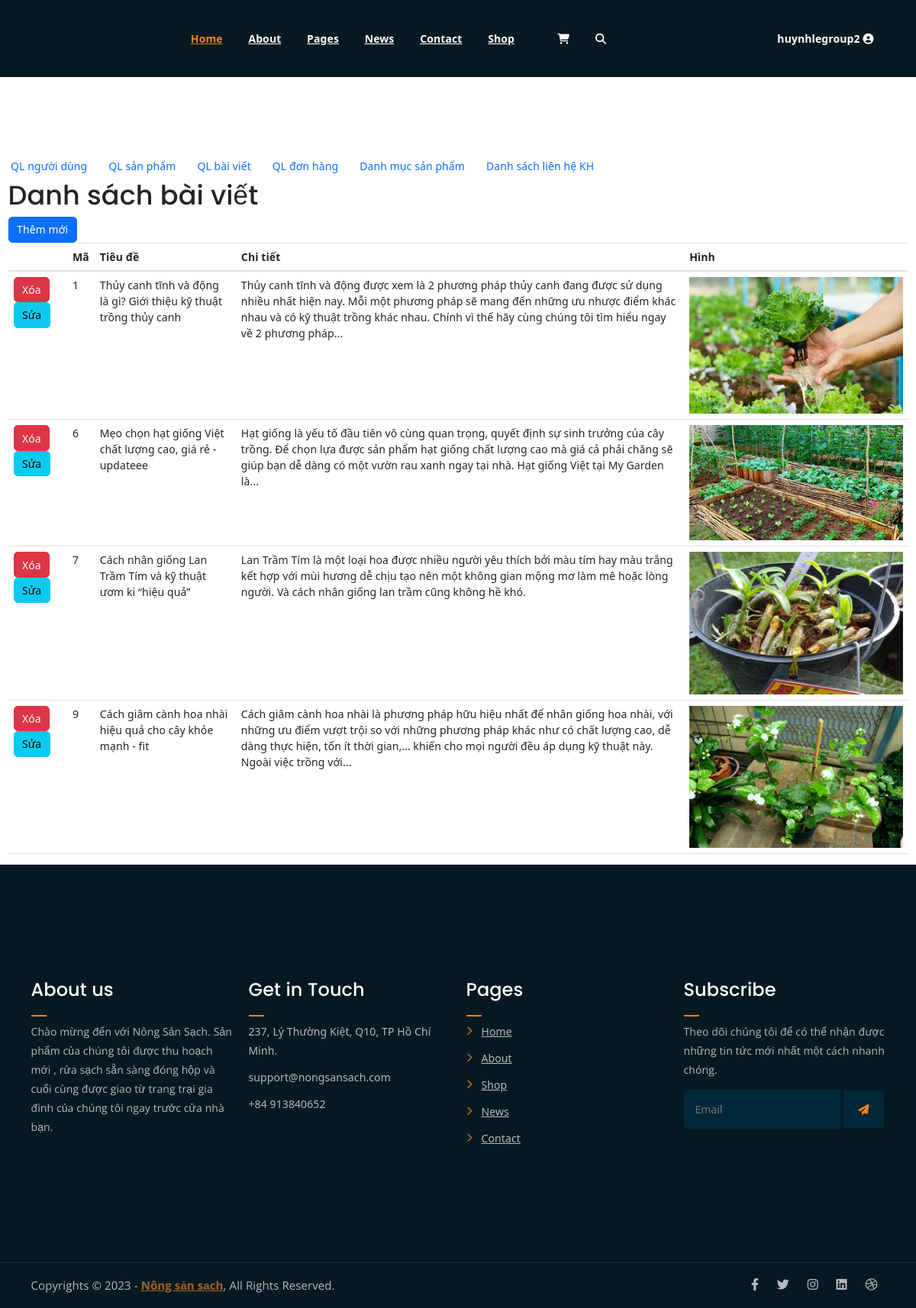
Page /SourceCode_Implement/admin?act=post (signed in) on the committed database.
### tables this page shows
CREATE TABLE `tbl_post` (
  `id` int(11) NOT NULL,
  `title` text NOT NULL,
  `detail` text NOT NULL,
  `img` text NOT NULL
);

### SourceCode_Implement/core/Controller.php (called while the page is built, shortened)
<?php
    class Controller
    {
        function view( $view, $data = []) {
            require_once "./view/".$view.".php";
        }
    }
?>

### SourceCode_Implement/controller/Admin.php (called while the page is built)
<?php
    class Admin extends Controller
    {
        function default() {
            $this->view("admin");
        }
    }
?>

### SourceCode_Implement/core/App.php (called while the page is built, shortened)
<?php
class App{
    protected $action="default";
    function __construct(){
        $arr = $this->UrlProcess();
        if( file_exists("./controller/".$arr[0].".php") ){
            unset($arr[0]);
        }
        $this->controller = new $this->controller;
        $this->params = $arr?array_values($arr):[];
        call_user_func_array([$this->controller, $this->action], $this->params );
    }
    function UrlProcess(){
        if( isset($_GET["url"]) ){
            return explode("/", filter_var(trim($_GET["url"], "/")));
        }
    }
}
?>

### SourceCode_Implement/index.php (called while the page is built, shortened)
<?php
	require_once "./core/App.php";
	require_once "./core/Controller.php";
	$myApp =  new App();
?>

### SourceCode_Implement/controller/Postcontroller.php (called while the page is built, shortened)
<?php
include_once("./model/post.php");
class post extends Controller {
    public $postModelConst;
    public function __construct() {
        $this->postModelConst = new PostModel();
    }
    function getall() {
        $listpost = $this->postModelConst->getallpost();
        include('./view/table_post.php');
    }
}
?>

### SourceCode_Implement/model/post.php (called while the page is built, shortened)
<?php
    class PostModel {
        public $db;
        public function __construct()
        {
            $this->db = new Database();
        }
        public function getallpost() {
            $conn = $this->db->conn;
            $sql="SELECT * FROM tbl_post";
            $result = mysqli_query($conn, $sql);
            return $result;
        }
    }
?>

### SourceCode_Implement/view/table_post.php (the view, shortened to what this page needs)
<?php
    $list_post = isset($_SESSION['listpost']) ?  $_SESSION['listpost'] : [];
?>
<!DOCTYPE html>
<html>
<head>
</head>
<body>
  <div class="container-fluid">
    <h1>Danh sách bài viết</h1>
    <a href="./add_post" class='btn btn-primary'>Thêm mới</a>
    <table class="table table-hover">
      <thead>
        <tr>
          <th scope="col"></th>
          <th scope="col">Mã</th>
          <th scope="col">Tiêu đề</th>
          <th scope="col">Chi tiết</th>
          <th scope="col">Hình</th>
        </tr>
      </thead>
      <tbody>
        <?php foreach ($list_post as $post): ?>
        <tr>
           <td>
            <a class='btn btn-danger' id='delete-post' href='./controller/Delete.php?obj=post&id=<?php echo $post['id']; ?>'>Xóa</a>
            <a class="btn btn-info" href="./update_post?id=<?php echo $post['id'] ?>">Sửa</a>
           </td>
          <td><?php echo isset($post['id']) ? $post['id'] : "Chưa có"; ?></td>
          <td><?php echo isset($post['title']) ? $post['title'] : "Chưa có"; ?></td>
          <td><?php echo isset($post['detail']) ? $post['detail'] : "Chưa có"; ?></td>
          <td>
            <img src="<?php echo isset($post['img']) ? $post['img'] : ""; ?>" alt="<?php $post['img']; ?>">
          </td>
        </tr>
        <?php endforeach; ?>
      </tbody>
    </table>
  </div>
</body>
</html>

### SourceCode_Implement/view/admin.php (shortened to what this page needs)
<?php
    require_once("controller/Postcontroller.php");
    $postC = new post();
    $category =  isset($_GET['act']) ? $_GET['act'] : 'user';
?>
<!DOCTYPE html>
<html lang="vi">
<?php
    require_once("./view/header.php");
?>
<body>
    <div class="tab__container" style='margin-top: 200px !important'>
        <ul class="nav nav-pills ">
            <li class="nav-item">
                <a class="nav-link" aria-current="page" href="./admin?act=user">QL người dùng</a>
            </li>
            <li class="nav-item">
                <a class="nav-link" href="./admin?act=product">QL sản phẩm</a>
            </li>
            <li class="nav-item">
                <a class="nav-link " href="./admin?act=post">QL bài viết</a>
            </li>
            <li class="nav-item">
                <a class="nav-link " href="./admin?act=donhang">QL đơn hàng</a>
            </li>
            <li class="nav-item">
                <a class="nav-link " href="./admin?act=danhmuc">Danh mục sản phẩm</a>
            </li>
            <li class="nav-item">
                <a class="nav-link " href="./admin?act=contact">Danh sách liên hệ KH</a>
            </li>
        </ul>
    </div>
    <div>
        <?php
            switch ($category) {
                case 'post':
                    $postC->getall();
                    break;
            }
        ?>
    </div>
    <div>
        <?php require_once("./view/footer.php"); ?>
    </div>
</body>
</html>

### SourceCode_Implement/view/header.php (shortened to what this page needs)
<!DOCTYPE html>
<html lang="vn">
<head>
	<link rel="stylesheet" href="./asset/css/all.min.css">
	<link rel="stylesheet" href="./asset/css/owl.carousel.css">
	<link rel="stylesheet" href="./asset/css/magnific-popup.css">
	<link rel="stylesheet" href="./asset/css/animate.css">
	<link rel="stylesheet" href="./asset/css/meanmenu.min.css">
	<link rel="stylesheet" href="./asset/css/main.css">
	<link rel="stylesheet" href="./asset/css/responsive.css">
	<link rel="stylesheet" href="./asset/bootstrap/css/bootstrap.min.css">
	<link href="https://cdn.jsdelivr.net/npm/bootstrap@5.3.0-alpha2/dist/css/bootstrap.min.css" rel="stylesheet">
	<link rel="stylesheet" href="https://use.fontawesome.com/releases/v5.15.4/css/solid.css" />
	<link rel="stylesheet" href="https://use.fontawesome.com/releases/v5.15.4/css/fontawesome.css" />
	<link rel="stylesheet" href="https://cdnjs.cloudflare.com/ajax/libs/font-awesome/6.4.0/css/all.min.css">
</head>
<body>
	<div class="top-header-area" id="sticker">
		<div class="container">
			<div class="row">
				<div class="col-lg-12 col-sm-12 text-center">
					<div class="main-menu-wrap">
						<nav class="main-menu">
							<ul>
								<li class="current-list-item"><a href="./home">Home</a>
								</li>
								<li><a href="./about">About</a></li>
								<li><a href="#">Pages</a>
								</li>
								<li><a href="./news">News</a>
								</li>
								<li><a href="./contact">Contact</a></li>
								<li><a href="./shop">Shop</a>
								</li>
								<li><a class="shopping-cart" href="./payment"><i class="fas fa-shopping-cart"></i></a> </li>
								<li><a class="mobile-hide search-bar-icon" href="#"><i class="fas fa-search"></i></a></li>
								<?php
								if (isset($_SESSION['username'])) {
									echo "
										<li>
											<a class='mobile-hide search-bar-icon' href='#' style='text-decoration: none'>
												<span>{$_SESSION['username']}</span>
												<i class='fa fa-user-circle'></i>
											</a>
											<ul class='sub-menu'>";
									echo "
												<li><a href='./controller/Logout.php' style='text-decoration: none'>Đăng xuất</a></li>
											</ul>
										</li>
										";
								}
								?>
							</ul>
						</nav>
					</div>
				</div>
			</div>
		</div>
	</div>
</body>
</html>

### SourceCode_Implement/view/footer.php (shortened to what this page needs)
<!DOCTYPE html>
<html lang="en">
<head>
</head>
<body>
	<div class="footer-area">
		<div class="container">
			<div class="row">
				<div class="col-lg-3 col-md-6">
					<div class="footer-box about-widget">
						<h2 class="widget-title">About us</h2>
						<p>Chào mừng đến với Nông Sản Sạch. Sản phẩm của chúng tôi được thu hoạch mới
							, rửa sạch sẵn sàng đóng hộp và cuối cùng được giao từ trang trại gia đình của chúng
							tôi ngay trước cửa nhà bạn.
						</p>
					</div>
				</div>
				<div class="col-lg-3 col-md-6">
					<div class="footer-box get-in-touch">
						<h2 class="widget-title">Get in Touch</h2>
						<ul>
							<li>237, Lý Thường Kiệt, Q10, TP Hồ Chí Minh.</li>
							<li>support@nongsansach.com</li>
							<li>+84 913840652</li>
						</ul>
					</div>
				</div>
				<div class="col-lg-3 col-md-6">
					<div class="footer-box pages">
						<h2 class="widget-title">Pages</h2>
						<ul>
							<li><a href="./home">Home</a></li>
							<li><a href="./about">About</a></li>
							<li><a href="./shop">Shop</a></li>
							<li><a href="./news">News</a></li>
							<li><a href="./contact">Contact</a></li>
						</ul>
					</div>
				</div>
				<div class="col-lg-3 col-md-6">
					<div class="footer-box subscribe">
						<h2 class="widget-title">Subscribe</h2>
						<p>Theo dõi chúng tôi để có thể nhận được những tin tức mới nhất một cách nhanh chóng.</p>
						<form action="index.html">
							<input type="email" placeholder="Email">
							<button type="submit"><i class="fas fa-paper-plane"></i></button>
						</form>
					</div>
				</div>
			</div>
		</div>
	</div>
	<div class="copyright">
		<div class="container">
			<div class="row">
				<div class="col-lg-6 col-md-12">
					<p>Copyrights &copy; 2023 - <a href="https://nongsansach.com/">Nông sản sạch</a>,  All Rights Reserved.</p>
				</div>
				<div class="col-lg-6 text-right col-md-12">
					<div class="social-icons">
						<ul>
							<li><a href="https://nongsansach.com/" target="_blank"><i class="fab fa-facebook-f"></i></a></li>
							<li><a href="https://nongsansach.com/" target="_blank"><i class="fab fa-twitter"></i></a></li>
							<li><a href="https://nongsansach.com/" target="_blank"><i class="fab fa-instagram"></i></a></li>
							<li><a href="https://nongsansach.com/" target="_blank"><i class="fab fa-linkedin"></i></a></li>
							<li><a href="https://nongsansach.com/" target="_blank"><i class="fab fa-dribbble"></i></a></li>
						</ul>
					</div>
				</div>
			</div>
		</div>
	</div>
</body>
</html>

### SourceCode_Implement/asset/css/main.css (style rules this page uses)
html { font-size: 14px; font-weight: 400; line-height: 28px; height: 100%; }
body { font-family: "Open Sans", sans-serif; font-weight: 400; font-size: 1rem; letter-spacing: 0.1px; line-height: 1.8; color: #051922; overflow-x: hidden; }
body img { max-width: 100%; }
a { cursor: pointer; text-decoration: none; -webkit-transition: all 0.2s ease-in-out; -o-transition: all 0.2s ease-in-out; transition: all 0.2s ease-in-out; }
h1, .h1, h2, .h2, h3, .h3, h4, .h4, h5, .h5, h6, .h6 { font-family: "Poppins", sans-serif; font-weight: 700; margin: 0 0 1.25rem 0; color: #051922; }
h1, .h1 { font-size: 4rem; font-weight: 700; line-height: 4rem; }
h2, .h2 { font-size: 3rem; font-weight: 700; line-height: 3.25rem; }
p { font-family: "Open Sans", sans-serif; font-weight: 400; font-size: 1rem; letter-spacing: 0.1px; line-height: 1.8; margin: 0 0 1.25rem 0; }
p:last-child { margin: 0; }
.top-header-area { position: absolute; z-index: 999; width: 100%; padding: 25px 0; }
nav.main-menu ul { margin: 0; padding: 0; list-style: none; }
nav.main-menu ul li { display: inline-block; }
nav.main-menu ul li a { color: #fff; font-weight: 700; display: block; padding: 15px; }
nav.main-menu ul > li { position: relative; }
nav.main-menu ul li:last-child a { display: inline-block; }
nav.main-menu > ul li:last-child { float: right; }
.main-menu-wrap { position: relative; }
nav.main-menu ul li.current-list-item > a { color: #F28123; }
nav.main-menu li a { -webkit-transition: 0.3s; -o-transition: 0.3s; transition: 0.3s; }
.top-header-area { -webkit-transition: 0.3s; -o-transition: 0.3s; transition: 0.3s; }
.footer-area { background-color: #051922; color: #fff; padding: 150px 0; }
h2.widget-title { font-size: 24px; font-weight: 500; position: relative; padding-bottom: 20px; color: #fff; }
h2.widget-title:after { position: absolute; left: 0; bottom: 0; width: 20px; height: 2px; background-color: #F28123; content: ""; }
.footer-box p { color: #fff; opacity: 0.7; line-height: 1.8; }
.footer-box ul { margin: 0; padding: 0; list-style: none; }
.footer-box ul li { opacity: 0.7; margin-bottom: 10px; line-height: 1.8; }
.footer-box ul li:last-child { margin-bottom: 0; }
.footer-box.subscribe form input[type=email] { border: none; background-color: #012738; width: 78%; padding: 15px; border-top-left-radius: 5px; border-bottom-left-radius: 5px; color: #fff; }
.footer-box.subscribe form button { width: 20%; border: none; background-color: #012738; color: #F28123; padding: 14px 0; border-top-right-radius: 3px; border-bottom-right-radius: 3px; cursor: pointer; }
.copyright { background-color: #051922; border-top: 1px solid #232a35; }
.copyright p { margin: 0; color: #fff; opacity: 0.7; padding: 16px 0; font-size: 15px; }
.copyright a { color: #F28123; font-weight: 700; }
.social-icons ul { margin: 0; padding: 0; list-style: none; }
.social-icons ul li { display: inline-block; }
.social-icons ul li a { font-size: 16px; color: #fff; opacity: 0.7; padding: 16px 10px; display: block; }
.footer-box ul li a { color: #fff; }
.footer-box.pages ul li { position: relative; padding-left: 20px; }
.footer-box.pages ul li:before { position: absolute; left: 0; top: 0; content: "\f105"; font-family: "Font Awesome 5 Free"; font-weight: 900; color: #F28123; }
.footer-box.pages ul li a { -webkit-transition: 0.3s; -o-transition: 0.3s; transition: 0.3s; }
.footer-box.subscribe form button { -webkit-transition: 0.3s; -o-transition: 0.3s; transition: 0.3s; }
.social-icons ul li a { -webkit-transition: 0.3s; -o-transition: 0.3s; transition: 0.3s; }
html, body { height: 100%; }
thead { border-bottom: 1px solid #eee; }

### SourceCode_Implement/view/header.php (style rules this page uses)
.top-header-area { background-color: #051922; color: #051922; }

### rows in the picture
tbl_post: id "1", title "Thủy canh tĩnh và động là gì? Giới thiệu kỹ thuật trồng thủy canh", detail "Thủy canh tĩnh và động được xem là 2 phương pháp thủy canh đang được sử dụng nhiều nhất hiện nay. Mỗi một phương pháp sẽ mang đến những ưu nhược điểm khác nhau và có kỹ thuật trồng khác nhau. Chính vì thế hãy cùng chúng tôi tìm hiểu ngay về 2 phương pháp...", img (picture)
tbl_post: id "6", title "Mẹo chọn hạt giống Việt chất lượng cao, giá rẻ - updateee", detail "Hạt giống là yếu tố đầu tiên vô cùng quan trọng, quyết định sự sinh trưởng của cây trồng. Để chọn lựa được sản phẩm hạt giống chất lượng cao mà giá cả phải chăng sẽ giúp bạn dễ dàng có một vườn rau xanh ngay tại nhà. Hạt giống Việt tại My Garden là...", img (picture)
tbl_post: id "7", title "Cách nhân giống Lan Trầm Tím và kỹ thuật ươm ki “hiệu quả”", detail "Lan Trầm Tím là một loại hoa được nhiều người yêu thích bởi màu tím hay màu trắng kết hợp với mùi hương dễ chịu tạo nên một không gian mộng mơ làm mê hoặc lòng người. Và cách nhân giống lan trầm cũng không hề khó.", img (picture)
tbl_post: id "9", title "Cách giâm cành hoa nhài hiệu quả cho cây khỏe mạnh - fit", detail "Cách giâm cành hoa nhài là phương pháp hữu hiệu nhất để nhân giống hoa nhài, với những ưu điểm vượt trội so với những phương pháp khác như có chất lượng cao, dễ dàng thực hiện, tốn ít thời gian,… khiến cho mọi người đều áp dụng kỹ thuật này. Ngoài việc trồng với...", img (picture)

### other values in the picture
$_SESSION['username'] "huynhlegroup2"
